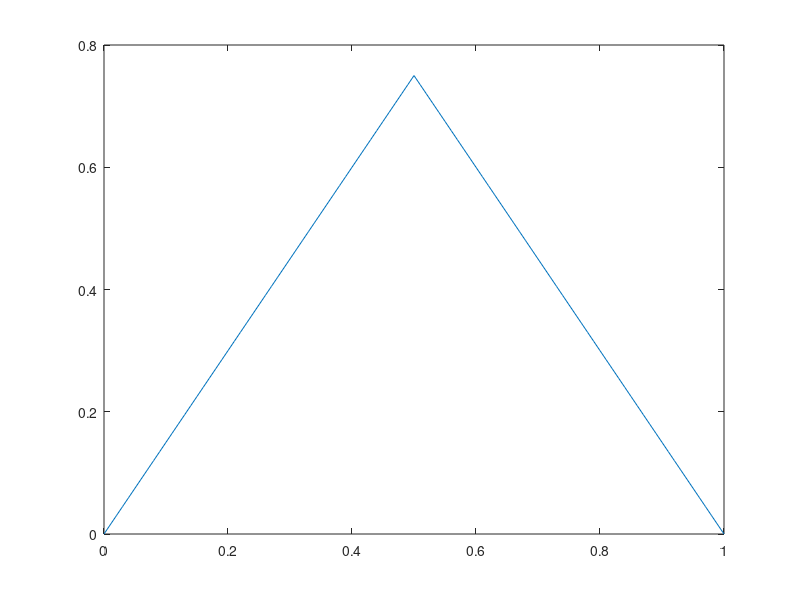
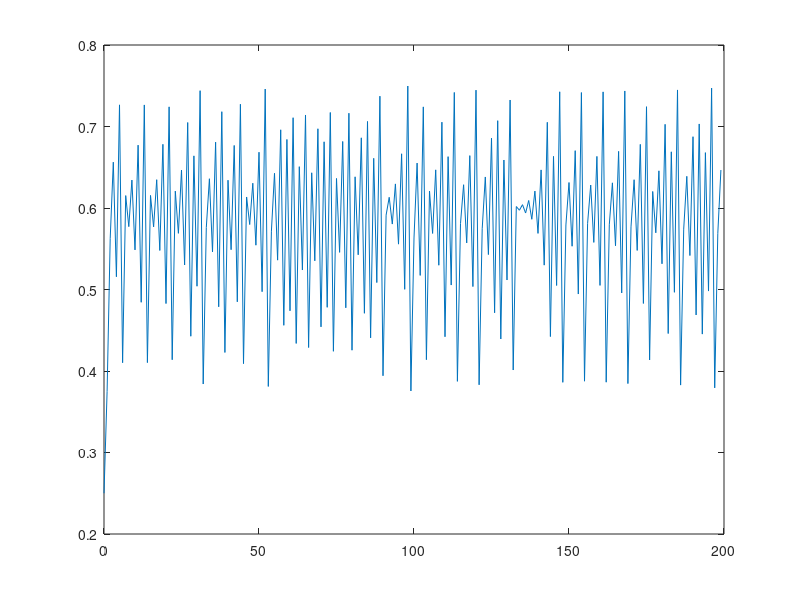
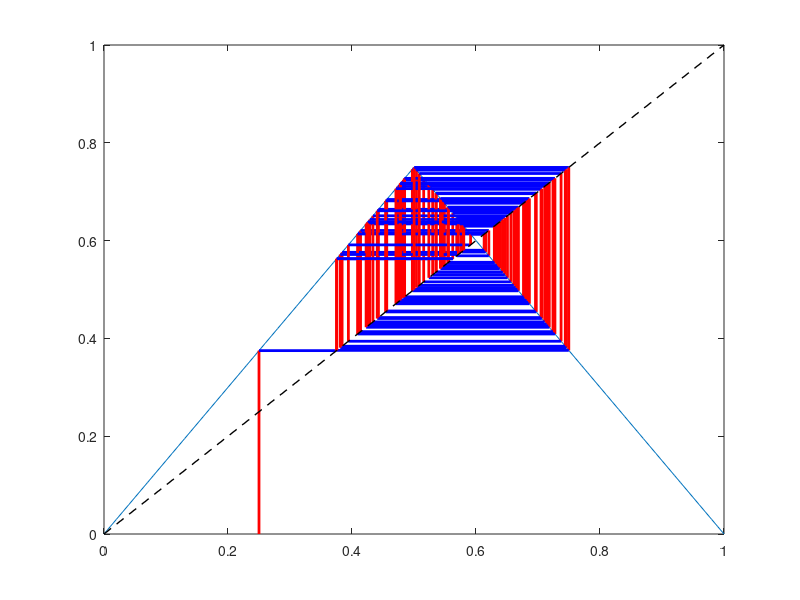

MATLAB code for these plots, in order:
% x value
x = 0:0.01:1;
mu = 3.0/2.0; % Choose one value between 0 to 2.
T = mu.*x.*(x < 0.5 & x >= 0) + mu.*(1 - x).*(x >= 0.5 & x <= 1);

%%
T = @(x, mu) mu.*x.*(x < 0.5 & x >= 0) + mu.*(1 - x).*(x >= 0.5 & x <= 1);

% Example usage:
x = 0:0.01:1;
result = T(x, mu);
figure;
plot(x, result)

%%



i = 0:0.01:1;
N = 200;
xnew = zeros(1, N);

xnew(1) = 0.25;
for j = 2:N
    xnew(j) = T(xnew(j-1), mu);
end
figure;
plot(0:1:N-1, xnew);

%%
figure;
plot(x, result)
hold on;
for j =1:length(i)-1
    if j == 1
        line([xnew(j), xnew(j)], [0, xnew(j+1)], 'Color', 'red', 'LineWidth', 2);
    else
        line([xnew(j), xnew(j)], [xnew(j), xnew(j+1)], 'Color', 'red', 'LineWidth', 2);
    end
    line([xnew(j), xnew(j+1)], [xnew(j+1), xnew(j+1)], 'Color', 'blue', 'LineWidth', 2);
end
% Plot the diagonal line y = x
plot([0 1], [0 1], 'k--', 'LineWidth', 1, 'DisplayName', 'y = x');